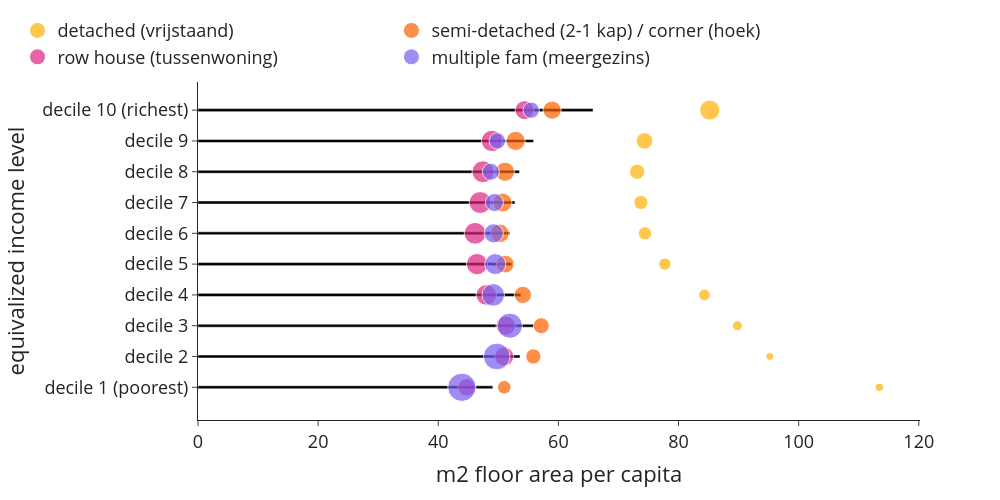

Notebook code for this chart:
### Markdown cell above
#### Floor area

### Code cell
bubblechart((use['size'+year+'_w1']*use['n_hhd']), use['n_hhdmem'+year], use['n_hhd'], 0, 1, 'm2 floor area per capita', 'equivalized income level', 'm2_per_cap_inc_type')

### Figure 1 — Plotly figure (JSON) as saved in the notebook; plotly's stock layout.template omitted (floating-point values rounded to 4 significant figures)
{"data": [{"alignmentgroup": "True", "hovertemplate": "m2 floor area per capita=%{x}<br>equivalized income level=%{y}<extra></extra>", "legendgroup": "", "marker": {"color": "#000000", "pattern": {"shape": ""}}, "name": "", "offsetgroup": "", "orientation": "h", "showlegend": false, "textposition": "auto", "type": "bar", "x": [49.08, 53.62, 55.93, 53.76, 52.26, 51.93, 52.77, 53.53, 55.87, 65.77], "xaxis": "x", "y": ["decile 1 (poorest)", "decile 2", "decile 3", "decile 4", "decile 5", "decile 6", "decile 7", "decile 8", "decile 9", "decile 10 (richest)"], "yaxis": "y"}, {"legendrank": 0, "marker": {"color": "#ffb000", "size": [36355, 30840, 51695, 73830, 81810, 94870, 107370, 124655, 148020, 218310], "sizemin": 4, "sizemode": "area", "sizeref": 1079.0}, "mode": "markers", "name": "detached (vrijstaand)", "showlegend": true, "type": "scatter", "x": [113.4, 95.19, 89.8, 84.31, 77.73, 74.42, 73.74, 73.11, 74.33, 85.2], "y": ["decile 1 (poorest)", "decile 2", "decile 3", "decile 4", "decile 5", "decile 6", "decile 7", "decile 8", "decile 9", "decile 10 (richest)"]}, {"legendrank": 1, "marker": {"color": "#fe6100", "size": [99175, 125630, 138465, 161155, 172830, 185810, 193630, 196775, 197530, 178785], "sizemin": 4, "sizemode": "area", "sizeref": 1079.0}, "mode": "markers", "name": "semi-detached (2-1 kap) / corner (hoek)", "showlegend": true, "type": "scatter", "x": [50.99, 55.83, 57.15, 54.08, 51.14, 50.25, 50.69, 51.12, 52.88, 58.96], "y": ["decile 1 (poorest)", "decile 2", "decile 3", "decile 4", "decile 5", "decile 6", "decile 7", "decile 8", "decile 9", "decile 10 (richest)"]}, {"legendrank": 2, "marker": {"color": "#dc267f", "size": [169390, 196865, 203980, 227110, 244090, 255915, 259785, 258160, 246770, 194175], "sizemin": 4, "sizemode": "area", "sizeref": 1079.0}, "mode": "markers", "name": "row house (tussenwoning)", "showlegend": true, "type": "scatter", "x": [44.74, 50.97, 51.24, 48.0, 46.46, 46.14, 46.96, 47.44, 48.95, 54.36], "y": ["decile 1 (poorest)", "decile 2", "decile 3", "decile 4", "decile 5", "decile 6", "decile 7", "decile 8", "decile 9", "decile 10 (richest)"]}, {"legendrank": 3, "marker": {"color": "#785ef0", "size": [431690, 383500, 342270, 274595, 237750, 200040, 175930, 157110, 144275, 145370], "sizemin": 4, "sizemode": "area", "sizeref": 1079.0}, "mode": "markers", "name": "multiple fam (meergezins)", "showlegend": true, "type": "scatter", "x": [43.93, 49.73, 51.92, 49.16, 49.49, 49.23, 49.34, 48.75, 49.84, 55.47], "y": ["decile 1 (poorest)", "decile 2", "decile 3", "decile 4", "decile 5", "decile 6", "decile 7", "decile 8", "decile 9", "decile 10 (richest)"]}], "layout": {"bargap": 0.9, "barmode": "relative", "font": {"size": 18}, "height": 500, "legend": {"orientation": "h", "tracegroupgap": 0, "x": -0.25, "xanchor": "left", "y": 1.02, "yanchor": "bottom"}, "margin": {"t": 60}, "width": 1000, "xaxis": {"anchor": "y", "domain": [0, 1], "title": {"text": "m2 floor area per capita"}}, "yaxis": {"anchor": "x", "domain": [0, 1], "title": {"text": "equivalized income level"}}}}
